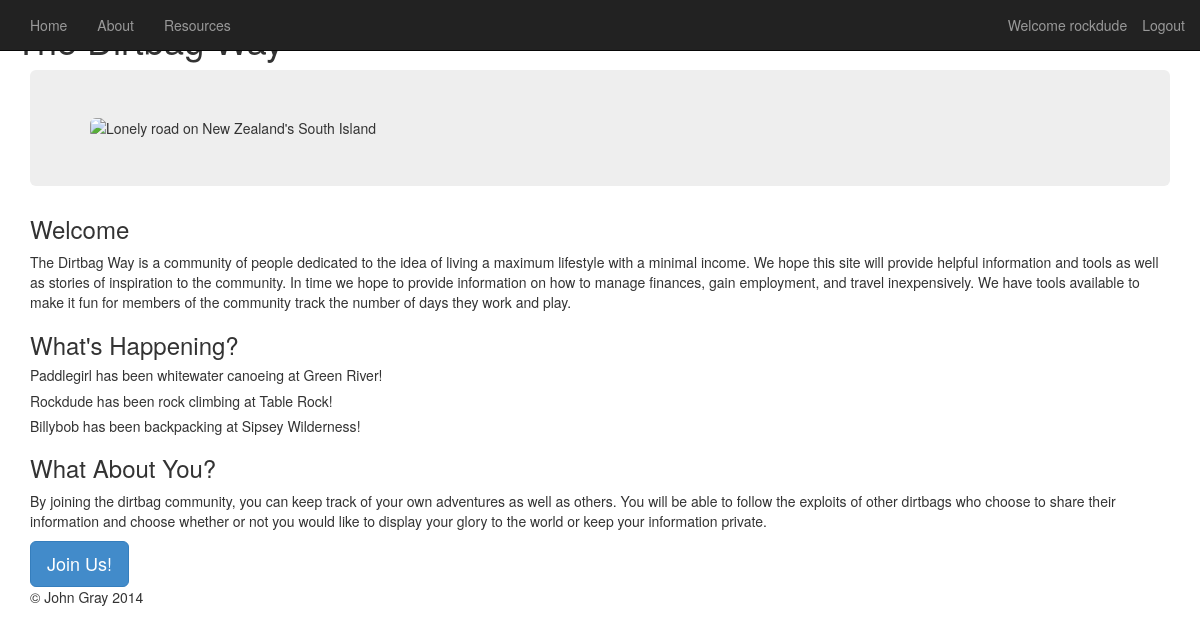
/ (signed in), run on the app's committed database.
### tables this page shows
CREATE TABLE `entry_ent` (
  `id_ent` int(11) NOT NULL AUTO_INCREMENT,
  `id_usr_ent` int(11) NOT NULL,
  `id_atv_ent` int(11) NOT NULL,
  `id_rol_ent` int(11) NOT NULL,
  `date_ent` date NOT NULL,
  `num_days_ent` float unsigned NOT NULL,
  `location_ent` varchar(255) DEFAULT NULL,
  `id_sts_ent` int(11) NOT NULL,
  `id_cts_ent` int(11) NOT NULL,
  `route_ent` varchar(255) NOT NULL,
  `distance_ent` float unsigned DEFAULT NULL,
  `description_ent` longtext,
  PRIMARY KEY (`id_ent`),
  KEY `fk_entry_ent_users_usr_idx` (`id_usr_ent`),
  KEY `fk_entry_ent_activity_atv1_idx` (`id_atv_ent`),
  KEY `fk_entry_ent_role_rol1_idx` (`id_rol_ent`),
  KEY `fk_entry_ent_states_sts1_idx` (`id_sts_ent`),
  KEY `fk_entry_ent_countries_cts1_idx` (`id_cts_ent`)
);

CREATE TABLE `users_usr` (
  `id_usr` int(11) NOT NULL AUTO_INCREMENT,
  `username_usr` varchar(45) NOT NULL,
  `password_usr` varchar(75) NOT NULL,
  `privileges_usr` varchar(45) NOT NULL DEFAULT 'user',
  `fname_usr` varchar(45) NOT NULL,
  `lname_usr` varchar(45) NOT NULL,
  `visibility_usr` varchar(10) NOT NULL DEFAULT 'private',
  `profile_usr` mediumtext NOT NULL,
  PRIMARY KEY (`id_usr`),
  UNIQUE KEY `username_usr_UNIQUE` (`username_usr`)
);

CREATE TABLE `activity_atv` (
  `id_atv` int(11) NOT NULL AUTO_INCREMENT,
  `name_atv` varchar(45) NOT NULL,
  `description_atv` mediumtext NOT NULL,
  PRIMARY KEY (`id_atv`),
  UNIQUE KEY `name_atv_UNIQUE` (`name_atv`)
);

### util/main.php (called while the page is built, shortened)
<?php
$uri = $_SERVER['REQUEST_URI'];
$dirs = explode('/', $uri);
$app_path = '/' . $dirs[1] . '/';
?>

### model/log_entry_db.php (called while the page is built, shortened)
<?php
function get_entries_public(){
    global $db;
	$query = "SELECT id_ent, users_usr.username_usr, activity_atv.name_atv, role_rol.name_rol, date_ent, num_days_ent, location_ent, states_sts.abbr_sts, countries_cts.code_cts, route_ent, distance_ent, description_ent
				FROM entry_ent
				INNER JOIN users_usr on users_usr.id_usr = entry_ent.id_usr_ent
				INNER JOIN activity_atv on activity_atv.id_atv = entry_ent.id_atv_ent
				INNER JOIN role_rol on role_rol.id_rol = entry_ent.id_rol_ent
				INNER JOIN states_sts on states_sts.id_sts = entry_ent.id_sts_ent
				INNER JOIN countries_cts on countries_cts.id_cts = entry_ent.id_cts_ent
			WHERE users_usr.visibility_usr = 'public'
			ORDER by date_ent DESC
			LIMIT 3";
	$statement = $db->prepare($query);
    $statement->execute();
    $public_entries = $statement->fetchAll();
    return $public_entries;
}
?>

### public_app/home_public.php (the view, shortened to what this page needs)
<?php
include('view/header.php');
?>
<body id='home_public'>
    <div class="container">
		<?php
		if(isset($_SESSION['is_valid_user']) & ($_SESSION['privilege'] == 'user')) {
			include('view/users_nav.php');
		} elseif(isset($_SESSION['is_valid_user']) & ($_SESSION['privilege'] == 'admin')) {
			include('view/admin_nav.php');
		}	else{
			include('view/public_nav.php');
		}
		 ?>
	<div class="row">
        <header>
            <h1>The Dirtbag Way</h1>
		</header>
    </div>
		<section class="jumbotron">
			<img class="img-responsive img-rounded" src='<?php echo $app_path?>images/nzroad1170.png' alt="Lonely road on New Zealand's South Island">
		</section>
				<h3>Welcome</h3>
				<p>The Dirtbag Way is a community of people dedicated to the idea of living a maximum lifestyle with a minimal income. We hope this site will provide helpful information and tools as well as stories of inspiration to the community. In time we hope to provide information on how to manage finances, gain employment, and travel inexpensively. We have tools available to make it fun for members of the community track the number of days they work and play.</p>
			<h3>What's Happening?</h3>
			<?php $public_entries = get_entries_public(); ?>
			<?php foreach ($public_entries as $public_entry) : ?>
			<h5><?php echo ucfirst($public_entry['username_usr'])?> has been <?php echo $public_entry['name_atv']?> at <?php echo $public_entry['location_ent']?>!</h5>
			<?php endforeach; ?>
		<section>
			<h3>What About You?</h3>
			<p>By joining the dirtbag community, you can keep track of your own adventures as well as others. You will be able to follow the exploits of other dirtbags who choose to share their information and choose whether or not you would like to display your glory to the world or keep your information private.</p>
			<button class="btn btn-primary btn-lg center_btn" data-toggle="modal" data-target=".bs-example-modal-lg">Join Us!</button>
		</section>
<?php include('view/footer.php') ?>

### data on the page
entry_ent: id_usr_ent.username_usr "Paddlegirl", id_atv_ent.name_atv "whitewater canoeing", location_ent "Green River"
entry_ent: id_usr_ent.username_usr "Rockdude", id_atv_ent.name_atv "rock climbing", location_ent "Table Rock"
entry_ent: id_usr_ent.username_usr "Billybob", id_atv_ent.name_atv "backpacking", location_ent "Sipsey Wilderness"

### other printed values
$_SESSION['username'] "rockdude"
